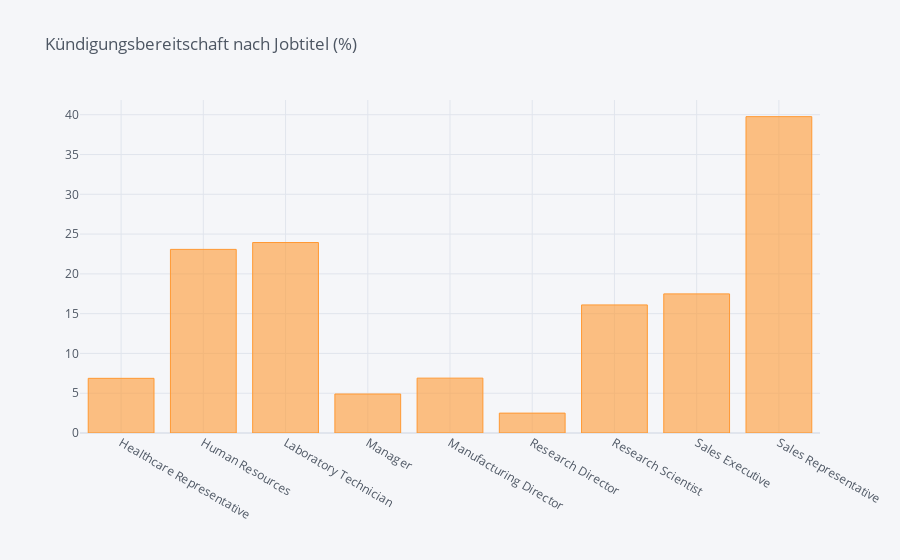

The code cell stored with this chart in its notebook:
### Markdown cell above
### Kündigungsbereitschaft nach Jobtitel

### Code cell
#df_JobRole = pd.DataFrame(columns=["Job Role", "% of Leavers"])

### Figure 1 — Plotly figure (JSON) as saved in the notebook; plotly's stock layout.template omitted (floating-point values rounded to 4 significant figures)
{"data": [{"marker": {"color": "rgba(255, 153, 51, 0.6)", "line": {"color": "rgba(255, 153, 51, 1.0)", "width": 1}}, "name": "% of Leavers", "orientation": "v", "text": "", "type": "bar", "x": ["Healthcare Representative", "Human Resources", "Laboratory Technician", "Manager", "Manufacturing Director", "Research Director", "Research Scientist", "Sales Executive", "Sales Representative"], "y": [6.87, 23.08, 23.94, 4.902, 6.897, 2.5, 16.1, 17.48, 39.76]}], "layout": {"legend": {"bgcolor": "#F5F6F9", "font": {"color": "#4D5663"}}, "paper_bgcolor": "#F5F6F9", "plot_bgcolor": "#F5F6F9", "title": {"font": {"color": "#4D5663"}, "text": "Kündigungsbereitschaft nach Jobtitel (%)"}, "xaxis": {"gridcolor": "#E1E5ED", "showgrid": true, "tickfont": {"color": "#4D5663"}, "title": {"font": {"color": "#4D5663"}, "text": ""}, "zerolinecolor": "#E1E5ED"}, "yaxis": {"gridcolor": "#E1E5ED", "showgrid": true, "tickfont": {"color": "#4D5663"}, "title": {"font": {"color": "#4D5663"}, "text": ""}, "zerolinecolor": "#E1E5ED"}}}
